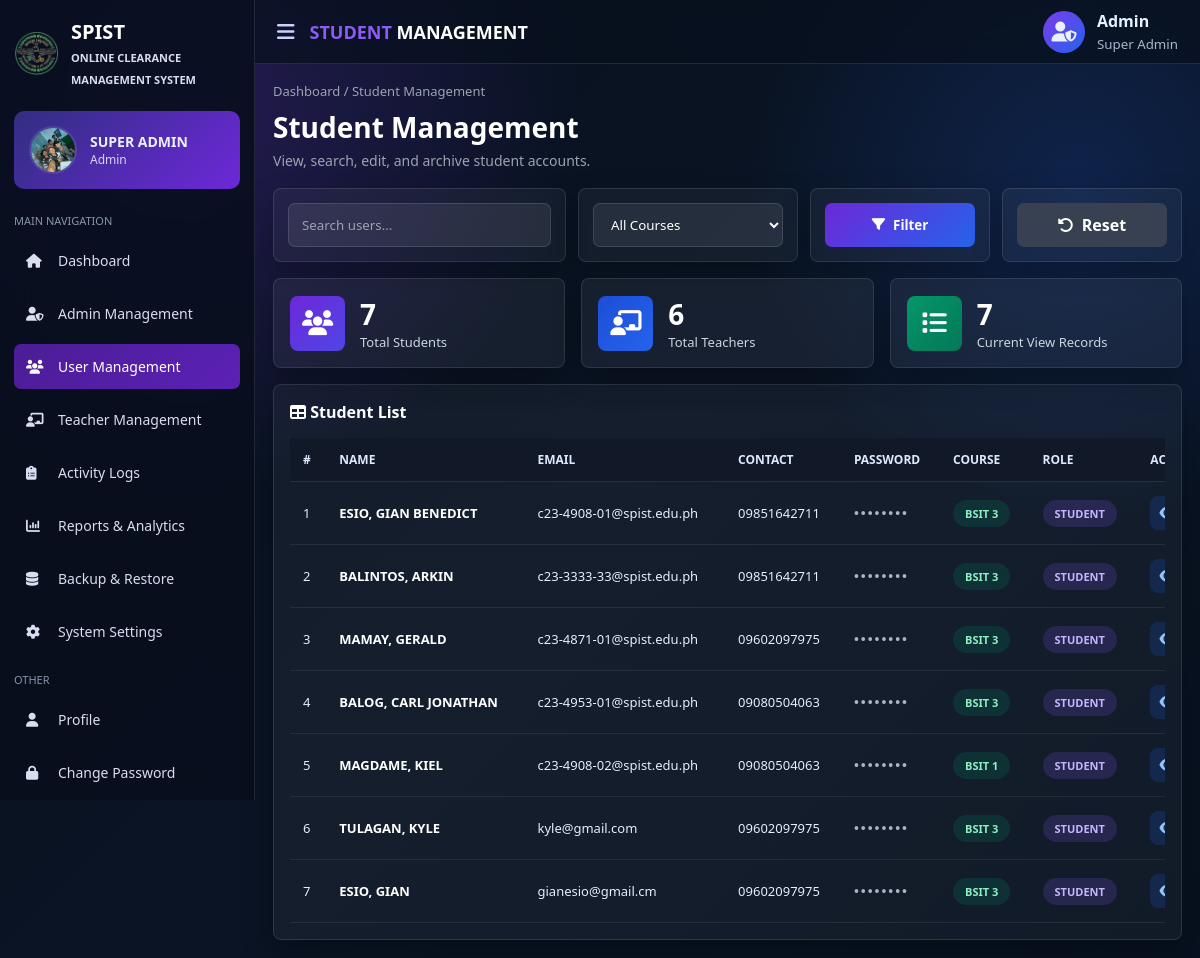
Screenshot of /dashboard/admin.php (signed in) with the database file from the repository.
### tables this page shows
CREATE TABLE `users` (
  `id` int(11) NOT NULL,
  `firstname` varchar(100) DEFAULT NULL,
  `lastname` varchar(100) DEFAULT NULL,
  `email` varchar(100) DEFAULT NULL,
  `contact_number` varchar(20) DEFAULT NULL,
  `password` varchar(255) DEFAULT NULL,
  `role` enum('student','teacher') DEFAULT NULL,
  `course` varchar(50) DEFAULT NULL,
  `profile_photo` varchar(255) DEFAULT NULL,
  `is_deleted` tinyint(1) NOT NULL DEFAULT 0,
  `deleted_at` datetime DEFAULT NULL
);

### dashboard/admin.php (the view, shortened to what this page needs)
<?php
include("../config/db.php");
$is_super_admin = isset($_SESSION['admin_role']) && $_SESSION['admin_role'] === 'super_admin';
$viewRole = isset($_GET['view']) ? trim($_GET['view']) : 'students';
$returnUrl = "admin.php?view=" . urlencode($viewRole);
$top_logo = "../assets/logo2.png";
$sql = "SELECT * FROM users WHERE is_deleted = 0";
if ($viewRole === 'students') {
    $sql .= " AND role = 'student'";
} elseif ($viewRole === 'teachers') {
    $sql .= " AND role = 'teacher'";
}
$sql .= " ORDER BY id DESC";
$stmt = $conn->prepare($sql);
$stmt->execute();
$result = $stmt->get_result();
$totalStudentsQuery = $conn->query("SELECT COUNT(*) as total FROM users WHERE role='student' AND is_deleted = 0");
$totalStudents = $totalStudentsQuery->fetch_assoc()['total'] ?? 0;
$totalTeachersQuery = $conn->query("SELECT COUNT(*) as total FROM users WHERE role='teacher' AND is_deleted = 0");
$totalTeachers = $totalTeachersQuery->fetch_assoc()['total'] ?? 0;
$totalCurrent = ($viewRole === 'students') ? $totalStudents : $totalTeachers;
$adminName = isset($_SESSION['name']) && !empty($_SESSION['name']) ? $_SESSION['name'] : 'Administrator';
$default_admin_photo = "../assets/logo2.png";
$admin_photo = $default_admin_photo;
$admin_id = isset($_SESSION['user_id']) ? intval($_SESSION['user_id']) : 0;
if ($admin_id > 0) {
    $admin_stmt = $conn->prepare("SELECT profile_photo FROM admin WHERE id = ?");
    $admin_stmt->bind_param("i", $admin_id);
    $admin_stmt->execute();
    $admin_data = $admin_stmt->get_result()->fetch_assoc();
    if ($admin_data && !empty($admin_data['profile_photo']) && file_exists("../assets/uploads/admin/" . $admin_data['profile_photo'])) {
        $admin_photo = "../assets/uploads/admin/" . $admin_data['profile_photo'];
    }
}
?>
<!DOCTYPE html>
<html lang="en">
<head>
<link rel="stylesheet" href="https://cdnjs.cloudflare.com/ajax/libs/font-awesome/6.5.0/css/all.min.css">
</head>
<body>
<aside class="sidebar">
    <div class="brand">
        <img src="<?= htmlspecialchars($top_logo) ?>" alt="Logo">
        <div>
            <h2>SPIST</h2>
            <span>ONLINE CLEARANCE<br>MANAGEMENT SYSTEM</span>
        </div>
    </div>
    <div class="super-card">
        <img src="<?= htmlspecialchars($admin_photo) ?>" alt="Admin" onerror="this.src='../assets/logo2.png';">
        <div>
            <h3><?= $is_super_admin ? 'SUPER ADMIN' : 'ADMIN' ?></h3>
            <p><?= htmlspecialchars($adminName) ?></p>
        </div>
    </div>
    <div class="menu-title">MAIN NAVIGATION</div>
    <nav class="nav">
        <?php if ($is_super_admin): ?>
            <a href="super_admin.php">
                <i class="fa-solid fa-house"></i> Dashboard
            </a>
            <a href="manage_admins.php">
                <i class="fa-solid fa-user-shield"></i> Admin Management
            </a>
            <a href="admin.php?view=students" class="<?= ($viewRole === 'students') ? 'active' : '' ?>">
                <i class="fa-solid fa-users"></i> User Management
            </a>
            <a href="admin.php?view=teachers" class="<?= ($viewRole === 'teachers') ? 'active' : '' ?>">
                <i class="fa-solid fa-chalkboard-user"></i> Teacher Management
            </a>
            <a href="activity_logs.php">
                <i class="fa-solid fa-clipboard-list"></i> Activity Logs
            </a>
            <a href="reports.php">
                <i class="fa-solid fa-chart-column"></i> Reports & Analytics
            </a>
            <a href="backup_restore.php">
                <i class="fa-solid fa-database"></i> Backup & Restore
            </a>
            <a href="system_settings.php">
                <i class="fa-solid fa-gear"></i> System Settings
            </a>
        <?php endif; ?>
    </nav>
    <div class="menu-title">OTHER</div>
    <nav class="nav">
        <a href="admin_profile.php">
            <i class="fa-solid fa-user"></i> Profile
        </a>
        <a href="admin_change_password.php">
            <i class="fa-solid fa-lock"></i> Change Password
        </a>
    </nav>
</aside>
<main class="main">
    <header class="topbar">
        <div class="top-left">
            <i class="fa-solid fa-bars"></i>
            <h1>
                <span><?= ($viewRole === 'students') ? 'STUDENT' : 'TEACHER' ?></span>
                MANAGEMENT
            </h1>
        </div>
        <div class="profile">
            <div class="profile-icon">
                <i class="fa-solid fa-user-shield"></i>
            </div>
            <div>
                <strong><?= htmlspecialchars($adminName) ?></strong><br>
                <small><?= $is_super_admin ? 'Super Admin' : 'Admin' ?></small>
            </div>
        </div>
    </header>
    <section class="content">
        <div class="page-head">
            <div class="breadcrumb">
                Dashboard / <?= ($viewRole === 'students') ? 'Student Management' : 'Teacher Management' ?>
            </div>
            <h2 class="page-title">
                <?= ($viewRole === 'students') ? 'Student Management' : 'Teacher Management' ?>
            </h2>
            <p class="page-subtitle">
                View, search, edit, and archive <?= ($viewRole === 'students') ? 'student' : 'teacher' ?> accounts.
            </p>
        </div>
        <form method="GET" class="controls">
            <div class="control-box">
                <input type="text" id="liveSearch" class="search-input" placeholder="Search users..." autocomplete="off">
            </div>
            <?php if ($viewRole === 'students'): ?>
                <div class="control-box">
                    <select name="course">
                        <option value="">All Courses</option>
                    </select>
                </div>
                <div class="control-box">
                    <button type="submit" class="filter-btn">
                        <i class="fa-solid fa-filter"></i> Filter
                    </button>
                </div>
                <div class="control-box">
                    <a href="admin.php?view=students" class="reset-btn">
                        <i class="fa-solid fa-rotate-left"></i> Reset
                    </a>
                </div>
            <?php endif; ?>
        </form>
        <div class="stats">
            <div class="stat-card">
                <div class="stat-icon purple">
                    <i class="fa-solid fa-users"></i>
                </div>
                <div>
                    <h2><?= number_format($totalStudents) ?></h2>
                    <p>Total Students</p>
                </div>
            </div>
            <div class="stat-card">
                <div class="stat-icon blue">
                    <i class="fa-solid fa-chalkboard-user"></i>
                </div>
                <div>
                    <h2><?= number_format($totalTeachers) ?></h2>
                    <p>Total Teachers</p>
                </div>
            </div>
            <div class="stat-card">
                <div class="stat-icon green">
                    <i class="fa-solid fa-list"></i>
                </div>
                <div>
                    <h2><?= number_format($totalCurrent) ?></h2>
                    <p>Current View Records</p>
                </div>
            </div>
        </div>
        <div class="panel">
            <div class="panel-head">
                <h3>
                    <i class="fa-solid fa-table"></i>
                    <?= ($viewRole === 'students') ? 'Student List' : 'Teacher List' ?>
                </h3>
            </div>
            <div class="table-wrap">
                <table>
                    <thead>
                        <tr>
                            <th>#</th>
                            <th>NAME</th>
                            <th>EMAIL</th>
                            <th>CONTACT</th>
                            <th>PASSWORD</th>
                            <?php if ($viewRole === 'students'): ?>
                                <th>COURSE</th>
                            <?php endif; ?>
                            <th>ROLE</th>
                            <th>ACTIONS</th>
                        </tr>
                    </thead>
                    <tbody id="usersTableBody">
                        <?php if ($result->num_rows > 0): ?>
                            <?php $display_id = 1; ?>
                            <?php while($row = $result->fetch_assoc()): ?>
                                <?php
                                    $search_text = strtolower(
                                        $display_id . ' ' .
                                        $row['id'] . ' ' .
                                        $row['lastname'] . ' ' .
                                        $row['firstname'] . ' ' .
                                        $row['lastname'] . ', ' . $row['firstname'] . ' ' .
                                        $row['email'] . ' ' .
                                        $row['contact_number'] . ' ' .
                                        $row['role'] . ' ' .
                                        ($row['course'] ?? '')
                                    );
                                ?>
                                <tr class="searchable-row" data-search="<?= htmlspecialchars($search_text) ?>">
                                    <td><?= $display_id ?></td>
                                    <td>
                                        <span class="user-name">
                                            <?= htmlspecialchars($row['lastname'] . ', ' . $row['firstname']) ?>
                                        </span>
                                    </td>
                                    <td><?= htmlspecialchars($row['email']) ?></td>
                                    <td><?= htmlspecialchars($row['contact_number']) ?></td>
                                    <td><span class="password-mask">••••••••</span></td>
                                    <?php if ($viewRole === 'students'): ?>
                                        <td>
                                            <span class="badge course-badge">
                                                <?= htmlspecialchars($row['course']) ?>
                                            </span>
                                        </td>
                                    <?php endif; ?>
                                    <td>
                                        <span class="badge <?= ($row['role'] === 'student') ? 'role-student' : 'role-teacher' ?>">
                                            <?= strtoupper(htmlspecialchars($row['role'])) ?>
                                        </span>
                                    </td>
                                    <td>
                                        <div class="action-group">
                                            <?php if ($viewRole === 'students'): ?>
                                                <a href="view_user.php?id=<?= $row['id'] ?>&return=<?= urlencode($returnUrl) ?>" class="action-btn view-btn" title="View">
                                                    <i class="fa-solid fa-eye"></i>
                                                </a>
                                            <?php endif; ?>
                                        </div>
                                    </td>
                                </tr>
                                <?php $display_id++; ?>
                            <?php endwhile; ?>
                        <?php endif; ?>
                    </tbody>
                </table>
            </div>
        </div>
    </section>
</main>
</body>
</html>

### rows the page displays
users: lastname+firstname "ESIO, GIAN BENEDICT", email "c23-4908-01@spist.edu.ph", contact_number "09851642711", course "BSIT 3", role "STUDENT"
users: lastname+firstname "BALINTOS, ARKIN", email "c23-3333-33@spist.edu.ph", contact_number "09851642711", course "BSIT 3", role "STUDENT"
users: lastname+firstname "MAMAY, GERALD", email "c23-4871-01@spist.edu.ph", contact_number "09602097975", course "BSIT 3", role "STUDENT"
users: lastname+firstname "BALOG, CARL JONATHAN", email "c23-4953-01@spist.edu.ph", contact_number "09080504063", course "BSIT 3", role "STUDENT"
users: lastname+firstname "MAGDAME, KIEL", email "c23-4908-02@spist.edu.ph", contact_number "09080504063", course "BSIT 1", role "STUDENT"
users: lastname+firstname "TULAGAN, KYLE", email "kyle@gmail.com", contact_number "09602097975", course "BSIT 3", role "STUDENT"
users: lastname+firstname "ESIO, GIAN", email "gianesio@gmail.cm", contact_number "09602097975", course "BSIT 3", role "STUDENT"

### other values shown
$adminName "Admin"
$totalStudents "7"
$totalTeachers "6"
$totalCurrent "7"
